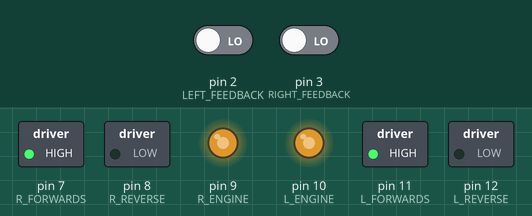
Simulated run of this sketch. Board: Arduino Uno, built with avr-gcc and run on an emulated ATmega328P. Shown: switched loads named in the sketch (green lamp = pin HIGH), output pins drawn as LEDs (lit = HIGH). The test bench sets the inputs (shaded band); at power-on: pin 2 (LEFT_FEEDBACK) LOW, pin 3 (RIGHT_FEEDBACK) LOW. What the sketch prints to the serial monitor is not drawn.

Above: at 0.1 s.
Timing chart, 0 to 1.6 s (numbered marks = the images above):
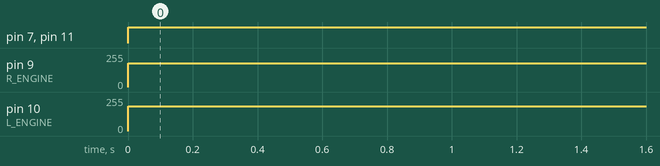

Measured:
- by itself, pin 7 (R_FORWARDS), pin 11 (L_FORWARDS): LOW → HIGH at 0.00 s
- by itself, pin 9 (R_ENGINE): 0/255 → 180/255 at 0.00 s
- by itself, pin 10 (L_ENGINE): 0/255 → 185/255 at 0.00 s

The sketch:

Story_6.ino
```cpp
const int R_FORWARDS = 7;
const int R_REVERSE = 8;
const int R_ENGINE = 9;
const int L_ENGINE = 10;
const int L_FORWARDS = 11;
const int L_REVERSE = 12;
const int LEFT_FEEDBACK = 2;
const int RIGHT_FEEDBACK = 3;

volatile int leftcounter = 0; //initiate counter to zero for start
volatile int rightcounter = 0;

void setup() {

  pinMode(R_FORWARDS , OUTPUT);
  pinMode(R_REVERSE, OUTPUT);
  pinMode(R_ENGINE, OUTPUT);
  pinMode(L_ENGINE, OUTPUT);
  pinMode(L_FORWARDS, OUTPUT);
  pinMode(L_REVERSE, OUTPUT);

   Serial.begin(115200);
   attachInterrupt(digitalPinToInterrupt(LEFT_FEEDBACK),LeftMotorISR,RISING);
   attachInterrupt(digitalPinToInterrupt(RIGHT_FEEDBACK),RightMotorISR,RISING);
}

void loop() {

  //just print out the values to show counter operating
  Serial.print("Left Counter ");
  Serial.println(leftcounter);

  Serial.print("Right Counter ");
  Serial.println(rightcounter);

  // Rover moves forward for 10 seconds
  digitalWrite(R_FORWARDS , HIGH);
  analogWrite(R_ENGINE, 180);
  analogWrite(L_ENGINE, 185);
  digitalWrite(L_FORWARDS, HIGH);
  // delay(15000);

  if(leftcounter>905)
  {//Rover stops after 870 revolutions
  digitalWrite(R_FORWARDS , LOW);
  digitalWrite(R_ENGINE, LOW);
  digitalWrite(L_ENGINE, LOW);
  digitalWrite(L_FORWARDS, LOW);
  delay(1000000);}

}

void LeftMotorISR(){
//adds onte to the counter on each motor revolution
leftcounter++;
}

void RightMotorISR(){
//adds onte to the counter on each motor revolution
rightcounter++;
}
```
